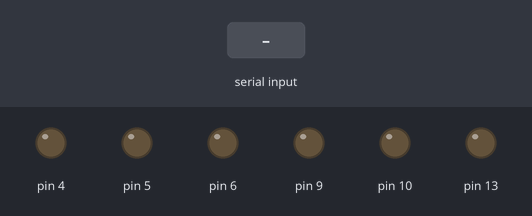
A sketch run on a simulated Arduino Uno, built with avr-gcc and run on an emulated ATmega328P. Shown: output pins drawn as LEDs (lit = HIGH). The inputs (shaded band) are chosen by the test bench.

Above: at 1.2 s.
1.3 s: "f" received over Serial
At 2.5 s:
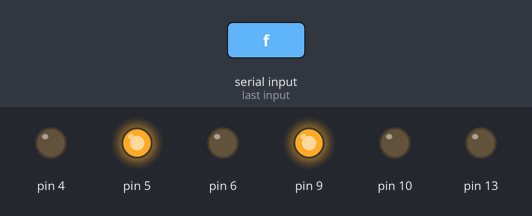
2.8 s: "b" received over Serial
At 3.7 s:
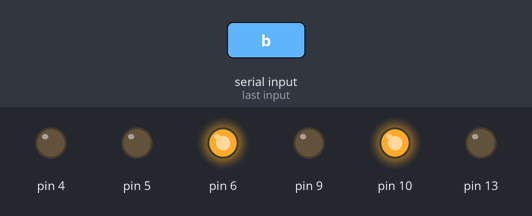
4.3 s: "l" received over Serial
At 4.8 s:
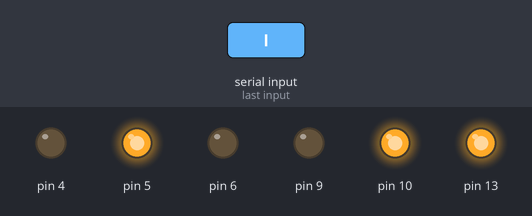
5.8 s: "r" received over Serial
At 7.1 s:
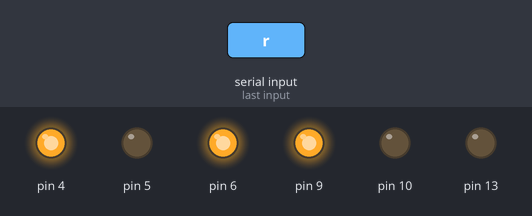
7.4 s: "s" received over Serial
At 8.4 s:
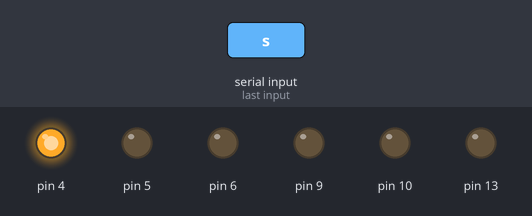
8.9 s: "f" received over Serial
At 9.5 s:
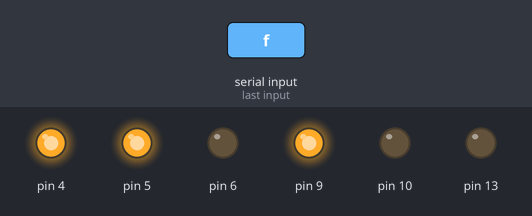
Timing chart, 0 to 11.4 s (numbered marks = the images above; inputs shaded):
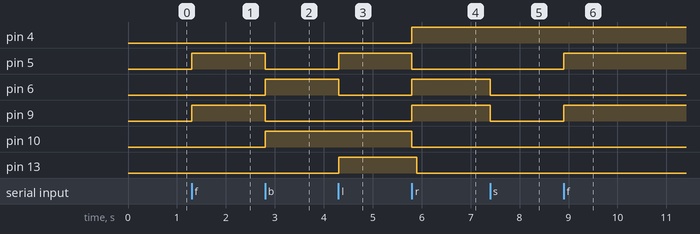

The sketch:

__.ino
```cpp
void setup()
{
  pinMode(5, OUTPUT);
  pinMode(6, OUTPUT);
  pinMode(9, OUTPUT);
  pinMode(10, OUTPUT);
  pinMode(4, OUTPUT);
  pinMode(13, OUTPUT);


  Serial.begin(9600);
}
int income=0;
void loop()
{
  if(Serial.available()>0)
    {
      income=Serial.read();
        switch(income)
        {
          case 'f':
              forward();
              break;
            case 'b':
              backward();
              break;
            case 'l':
              left();
              break;
            case 'r':
              right();
              break;
            case 's':
              stop();
              break;
            default:
              break;
        }
    }
}

void forward()
{
  digitalWrite(5,HIGH);
  digitalWrite(6,LOW);
  digitalWrite(9,HIGH);
  digitalWrite(10,LOW);
}

void backward()
{
  digitalWrite(6,HIGH);
  digitalWrite(5,LOW);
  digitalWrite(10,HIGH);
  digitalWrite(9,LOW);
}

void left()
{
  digitalWrite(5,HIGH);
  digitalWrite(6,LOW);
  digitalWrite(10,HIGH);
  digitalWrite(9,LOW);
  digitalWrite(13,HIGH);
  delay(100);
  digitalWrite(4,LOW);
  delay(100);

}

void right()
{
  digitalWrite(6,HIGH);
  digitalWrite(5,LOW);
  digitalWrite(9,HIGH);
  digitalWrite(10,LOW);

  digitalWrite(4,HIGH);
  delay(100);
  digitalWrite(13,LOW);
  delay(100);

}

void stop()
{
  digitalWrite(5,LOW);
  digitalWrite(6,LOW);
  digitalWrite(9,LOW);
  digitalWrite(10,LOW);
}
```

Morse.cpp
```cpp
#include "Arduino.h"
#include "Morse.h"

Morse::Morse(int pin)
{
  pinMode(pin,OUTPUT);
  _pin=pin;
  _dottime=250;
}

void Morse::dot()
{
  digitalWrite(_pin,HIGH);
  delay(_dottime);
  digitalWrite(_pin,LOW);
  delay(_dottime);
}

void Morse::dash()
{
  digitalWrite(_pin,HIGH);
  delay(_dottime*4);
  digitalWrite(_pin,LOW);
  delay(_dottime);
}

void Morse::c_space()
{
  digitalWrite(_pin,LOW);
  delay(_dottime*3);
}

void Morse::w_space()
{
  digitalWrite(_pin,LOW);
  delay(_dottime*7);
}
```

Morse.h
```cpp
#ifndef _MORSE_H
#define _MORSE_H
class Morse
{
  public:
    Morse(int pin);
    void dot();
    void dash();
    void c_space();
    void w_space();
  private:
    int _pin;
    int _dottime;
};
#endif /*_MORSE_H*/
```

Measured:
- after the input at 1.3 s, pin 5, pin 9: LOW → HIGH at once
- after the input at 2.8 s, pin 5, pin 9: HIGH → LOW at once; pin 6, pin 10: LOW → HIGH at once
- after the input at 4.3 s, pin 5, pin 13: LOW → HIGH at once; pin 6: HIGH → LOW at once
- after the input at 5.8 s, pin 4, pin 6, pin 9: LOW → HIGH at once; pin 5, pin 10: HIGH → LOW at once; pin 13: HIGH → LOW after 0.10 s
- after the input at 7.4 s, pin 6, pin 9: HIGH → LOW at once
- after the input at 8.9 s, pin 5, pin 9: LOW → HIGH at once
